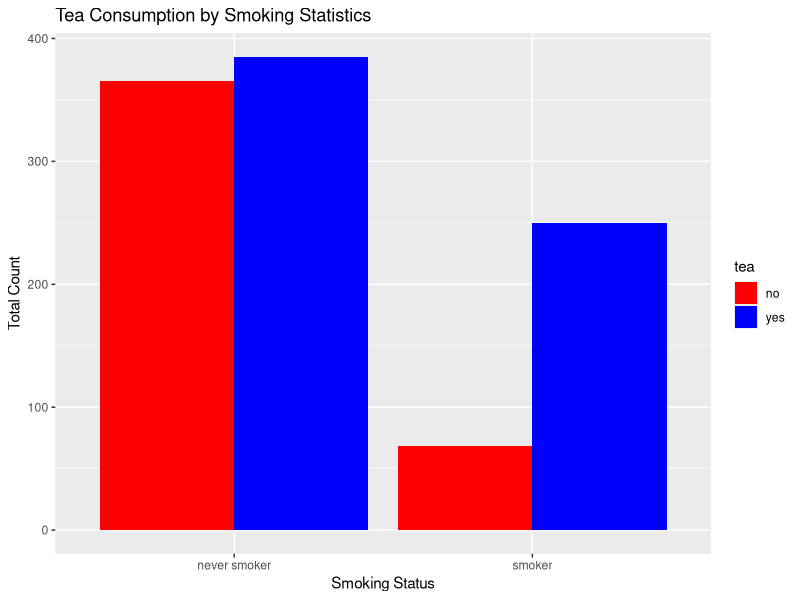

Write R code to recreate this figure.
#Assignment3
#Chanasorn Chirapongsathon 6787015
#Saksit Jittasopee 6787077

setwd("C:/Users/Acer/Desktop/DST - Coding/Statistics/Lab3_material")

library(dplyr)
library(ggplot2)

#Task1 : Answer what is your null hypothesis and alternative hypothesis 
#Null Hypothesis คือ ไม่มีความสัมพันธ์ระหว่างสถานะการสูบบุหรี่และการดื่มชา
#Alternative Hypothesis คือ มีความสัมพันธ์ระหว่างสถานะการสูบบุหรี่และการดื่มชา

#Task 2: Load the Dataset 
dataset <- read.csv("NutIntake.csv") #dataset อ่านไฟล์ NutIntake.csv
head(dataset) #head dataset
str(dataset) #tail dataset

# Check the data
glimpse(dataset)

#Task 3: Make a barplot
dataset_summary <- dataset %>% group_by(smoke, tea) %>% summarise(total.number = n(), .groups = "drop") #จัดกลุ่มตาม smoke, tea และนับจำนวนกลุ่มและรวมตัวเลข

ggplot(dataset_summary, aes(x = smoke, y = total.number, fill = tea)) + #สร้างกราฟแท่ง แกน x คือสถานะการสูบบุหรี่ (smoke) และ y คือจำนวนคน (total.number) แถบคือ tea
  geom_bar(stat = "identity", position = "dodge") + #วาดแถบแท่งแบบจัดเรียงแยก เพื่อเปรียบเทียบจำนวน
  labs(title = "Tea Consumption by Smoking Statistics", x = "Smoking Status", y = "Total Count") + #ตั้งชื่อหัวข้อและแกน x, y
  scale_fill_manual(values = c("red","blue")) #ใส่สีแดงและน้ำเงินในแผนภูมิแท่ง

#Task 4: Conduct Chi-Square Test
Nut.mat <- xtabs(~ smoke + tea, data = dataset) #Nut.mat = สร้างตารางแจกแจงความถี่จาก smoke และ tea
chisq_result <- chisq.test(Nut.mat) #ทำ chi-square เพื่อตรวจสอบว่ามีความสัมพันธ์ระหว่าง smoke และ tea
print(chisq_result) #แสดงผล chi-square

#Task 6: Answer that your Chi-square result is rejected or accept your null hypothesis
#ถ้าค่า p-value ของการทดสอบ chi-square น้อยกว่า 0.05 จะปฏิเสธ Null Hypothesis และกล่าวได้ว่า "มีความสัมพันธ์ระหว่างการสูบบุหรี่และการดื่มชา" 
#แต่ถ้าค่า p-value มากกว่า 0.05 ก็ไม่สามารถปฏิเสธ Null Hypothesis ได้